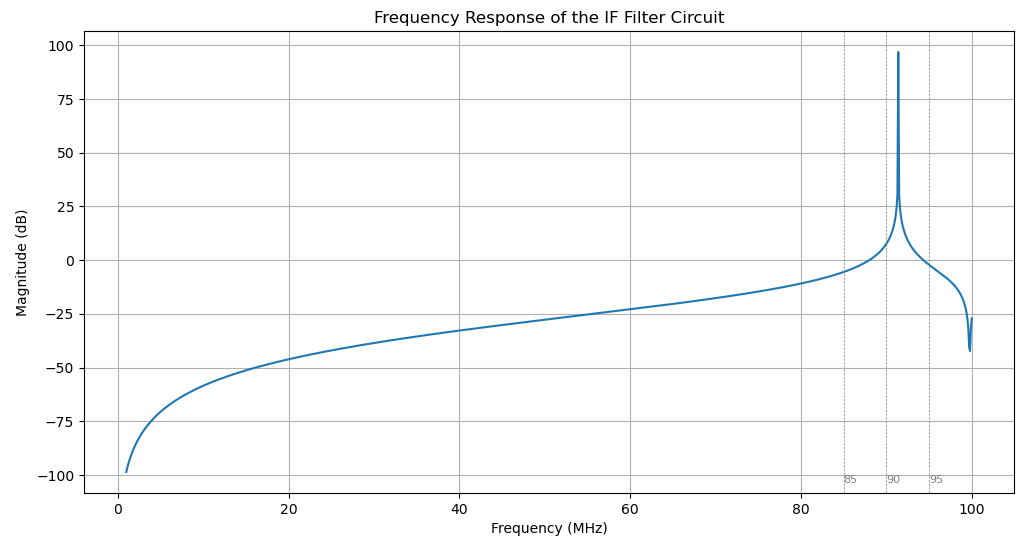

Write the Python code that produced this figure.
import numpy as np
import matplotlib.pyplot as plt

# Component values
C8 = 10e-12  # 10 pF
C9 = 56e-12  # 56 pF
C10 = 1e-12  # 1 pF
C11 = C12 = 15e-12  # 15 pF each
L2 = L3 = 300e-9  # 300 nH each

# Frequency ranges with more divisions near the area of interest
frequencies = np.concatenate((
    np.linspace(1e6, 80e6, 500),  # 1 MHz to 80 MHz
    np.linspace(80e6, 100e6, 201)  # 80 MHz to 100 MHz with finer resolution
))
omega = 2 * np.pi * frequencies

# Impedance of capacitors and inductors
Z_C8 = 1 / (1j * omega * C8)
Z_C9 = 1 / (1j * omega * C9)
Z_C10 = 1 / (1j * omega * C10)
Z_C11 = 1 / (1j * omega * C11)
Z_C12 = 1 / (1j * omega * C12)
Z_L2 = 1j * omega * L2
Z_L3 = 1j * omega * L3

# Total impedances
Z_series1 = Z_C8 + Z_C9
Z_parallel1 = 1 / (1/Z_series1 + 1/Z_L2)
Z_series2 = Z_C11 + Z_C12
Z_parallel2 = 1 / (1/Z_series2 + 1/Z_L3)
Z_total = Z_parallel1 + Z_C10 + Z_parallel2

# Transfer function (assuming voltage divider)
H_f = Z_parallel2 / Z_total

# Magnitude response in dB
H_f_mag = 20 * np.log10(np.abs(H_f))

# Plotting the frequency response
plt.figure(figsize=(12, 6))
plt.plot(frequencies / 1e6, H_f_mag)
plt.title('Frequency Response of the IF Filter Circuit')
plt.xlabel('Frequency (MHz)')
plt.ylabel('Magnitude (dB)')
plt.grid(True)

# Adding extra labels
#plt.axvline(88, color='red', linestyle='--', label='88 MHz (Start of FM band)')
#plt.axvline(108, color='blue', linestyle='--', label='108 MHz (End of FM band)')
#plt.axvline(100, color='green', linestyle='--', label='100 MHz')

# Adding extra frequency delineations (marks) between 80 and 100 MHz every 5 MHz

for freq in range(85, 96, 5):

    plt.axvline(freq, color='gray', linestyle='--', linewidth=0.5)

    plt.text(freq, -100, f'{freq}', color='gray', fontsize=8, va='top')

#plt.legend()

plt.show()
